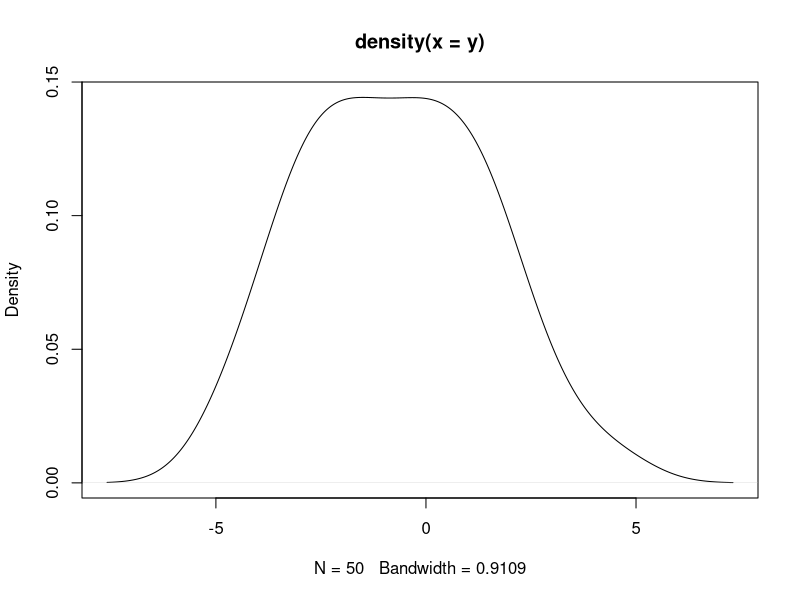
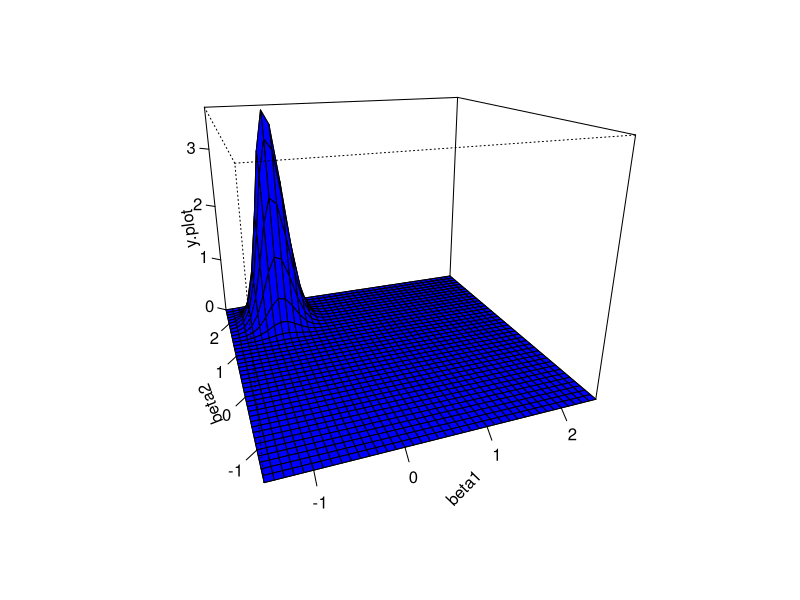

The R script that drew these images, in order:
## Practical exercise 1: Gaussian Mixture model 
rm(list=ls())
library(matrixcalc)

# Generate data
set.seed(123)
beta=c(-1,2)
phi=0.5
n=50
p=2
X = cbind(1, replicate(p-1, rnorm(n)))         # Generate x
y = X %*% beta  + rnorm(n, sd = sqrt(1/phi)) # Generate y
# Look at density
plot(density(y))

# Find mean-field estimates using CAVI
a0=b0=0.001
E_kappa = a0/b0 # Initial value
a = a0+p/2
more=TRUE
XX = crossprod(X,X)
Xy = crossprod(X,y)
yy = c(crossprod(y))
eps=0.0001
m_old = c(1000,1000)

while(more){
  S = solve(diag(E_kappa, p) + phi * XX)
  m = phi * S %*% Xy
  E_betabeta =  as.numeric(crossprod(m) + matrixcalc::matrix.trace(S))
  b = b0 + 0.5 * E_betabeta
  E_kappa = a / b
  # Assessing convergence by variational factors (can also use ELBO)
  if(sum((m-m_old)^2)<eps){
    more =FALSE
  }
  m_old = m
}

# Visualise bivariate Gaussian approximation for coefficients
library(mnormt)
set.seed(0)
beta1 = seq(-1.5, 2.5, 0.1)
beta2 = seq(-1.5, 2.5, 0.1)
f = function(beta1, beta2) dmnorm(cbind(beta1, beta2), c(m), S)
y.plot = outer(beta1, beta2, f)
# Create surface plot
persp(beta1, beta2, y.plot, theta=-20, phi=20, col = 'blue',
      expand=0.8, ticktype='detailed')
